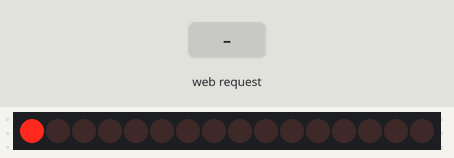
A sketch run on a simulated ESP8266 (NodeMCU). Shown: 16 shift-register outputs drawn as a row of LEDs (first output left, lit = HIGH). Wiring (inferred from the names in the program): 2 × shift register (74HC595): data GPIO 13; shift clock GPIO 14; latch GPIO 15. Wiring (inferred from the signals the program sends): row of LEDs: on Q0, Q1, Q2, Q3, Q4, Q5, Q6, Q7, Q8, Q9, Q10, Q11, Q12, Q13, Q14, Q15. Inputs (shaded band) come from the test bench. WiFi joins after 1.5 s; servers stay silent unless stated; what the sketch prints to the serial monitor is not drawn.

Above: at 10.8 s.
10.9 s: HTTP request GET /switch?id=1 received
At 11.6 s:
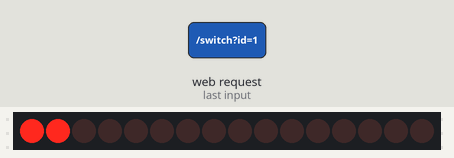
12.4 s: HTTP request GET /test received
At 12.7 s:
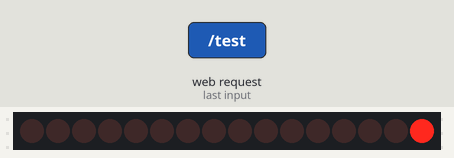
At 13.3 s:
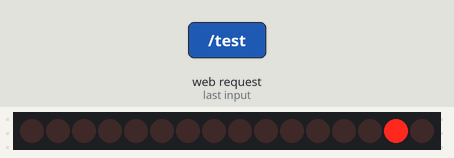
Timing chart, 0 to 21.4 s (numbered marks = the images above; inputs shaded):
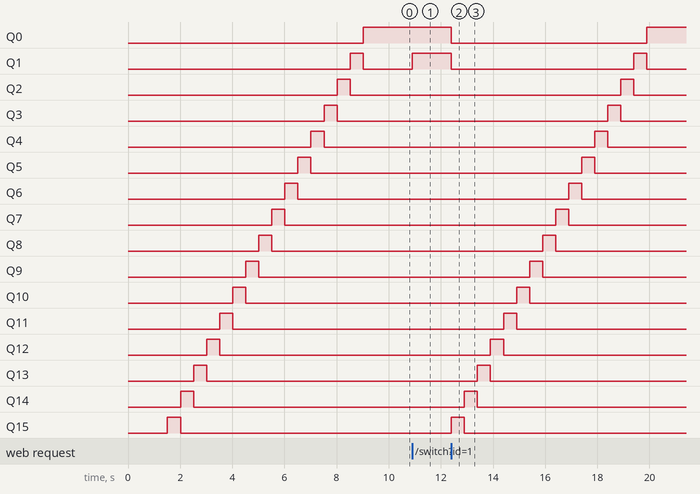

The sketch:

esp8266-04-web-relay-wifi.ino
```cpp
#include <ESP8266WiFi.h>
#include <ESP8266WebServer.h>

const char* ssid = "<ssid>";
const char* password = "<passphrase>";
const int port = 80;

// 74HC595
int latchPin = 15;
int clockPin = 14;
int dataPin = 13;

unsigned int relayState = 0;

// Node MCU
ESP8266WebServer server(port);

/**
Value is anything between 0 to 65535 representing 16 bits of data I/Os
*/
void switchRelay(int value)
{
   // take the latchPin low so
   // the LEDs don't change while you're sending in bits:
   digitalWrite(latchPin, LOW);

   // shift out the highbyte
   shiftOut(dataPin, clockPin, MSBFIRST, (value >> 8));
   // shift out the lowbyte
   shiftOut(dataPin, clockPin, MSBFIRST, value);

   //take the latch pin high so the LEDs will light up:
   digitalWrite(latchPin, HIGH);
}

void handle_root() {
  String result = "<!DOCTYPE HTML>";
  result += "<html>";
  result += "<table style=\"width:100%\">";
  result += "<tr><th>Switch Id</th><th>Status</th><th>Switch</th></tr>";
  for (int switchId = 0; switchId < 16; switchId++) {
    boolean switchState = ((relayState >> switchId) & 1);
    result += "<tr>";
    result += "<td>" + String(switchId) + "</td>";
    result += "<td>" + String(switchState == 0 ? "Off" : "On") + "</td>";
    result += "<td><a href=\"/switch?id=" + String(switchId) + "\"><button>Turn "+ String(switchState == 1 ? "Off" : "On") +"</button></a></td>";
    result += "</tr>";
  }
  result += "</table>";
  result += "</html>";

  server.send(200, "text/html", result);
  delay(100);
}

void handle_test() {
  int pause = 500;
  for (int switchId = 15; switchId >= 0; switchId--) {
    relayState = 0;
    relayState |= (1 << switchId);
    switchRelay(relayState); delay(pause);
  }
  handle_root();
}

void handle_switch() {

  int relayNb = server.arg("id").toInt();
  int thisRelayState = (relayState >> relayNb) & 1;

  Serial.println("Relay " + String(relayNb) + "=" + String(thisRelayState));

  if(thisRelayState == 0)
    relayState |= (1 << relayNb);
  else
    relayState &= ~(1 << relayNb);

  Serial.println("Relays = " + String(relayState));

  switchRelay(relayState); delay(500);

  handle_root();
}

void setup() {
  Serial.begin(115200);
  delay(10);

  // 74HC595
  //set pins to output so you can control the shift register
  pinMode(latchPin, OUTPUT);
  pinMode(clockPin, OUTPUT);
  pinMode(dataPin, OUTPUT);

  // Connect to WiFi network
  Serial.print("\n\nConnecting to "); Serial.println(ssid);
  WiFi.begin(ssid, password);

  while (WiFi.status() != WL_CONNECTED) {
    delay(500);
    Serial.print(".");
  }
  Serial.println("");
  Serial.println("WiFi connected");

  // Prepare Web API
  server.on("/", handle_root);
  server.on("/test", handle_test);
  server.on("/switch", handle_switch);

  // Start the server REST
  server.begin();
  Serial.println("HTTP Server started");

  // Print the IP address
  Serial.print("Use this URL to connect: ");
  Serial.print("http://");
  Serial.print(WiFi.localIP());
  Serial.println("/");

  handle_test();
}

void loop() {
  server.handleClient();
}
```

Measured:
- after the input at 10.9 s, Q1: LOW → HIGH at once
- after the input at 12.4 s, Q0: HIGH → LOW at once, → HIGH 7.5 s later; Q1: HIGH → LOW at once, → HIGH 7.0 s later, → LOW 0.50 s later; Q2: LOW → HIGH after 6.5 s, → LOW 0.50 s later; Q3: LOW → HIGH after 6.0 s, → LOW 0.50 s later; Q4: LOW → HIGH after 5.5 s, → LOW 0.50 s later
